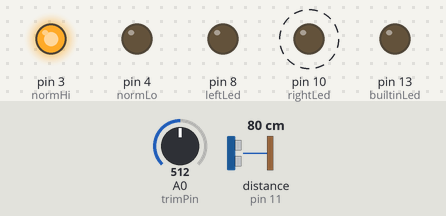
The sketch below on a simulated Arduino Nano, built with avr-gcc and run on an emulated ATmega328P. Shown: output pins drawn as LEDs (lit = HIGH). Wiring (inferred from the names in the program): range finder with pulse-width output: data pin 11. Dashed ring = blinking. Inputs (shaded band) come from the test bench; at power-on: A0 (trimPin) = 512, distance to the obstacle (sensor on pin 11) 80 cm. The echo pulse lasts 58.3 µs per cm.

Above: at 1.8 s.
1.9 s: A0 (trimPin) set to 483
At 2.9 s:
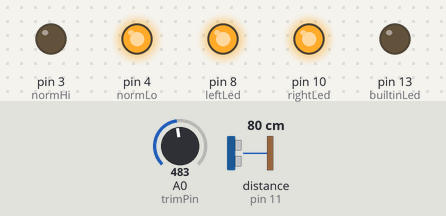
3.4 s: A0 (trimPin) set to 511
At 3.78 s:
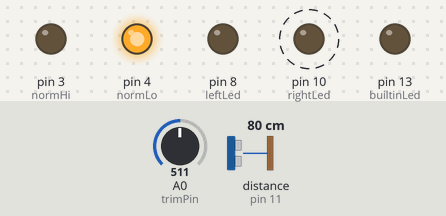
6.4 s: A0 (trimPin) set to 306
At 7.7 s:
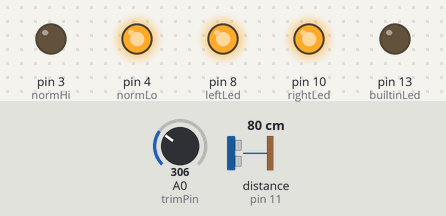
8.0 s: A0 (trimPin) set to 85
9.5 s: A0 (trimPin) set to 74
At 10.9 s:
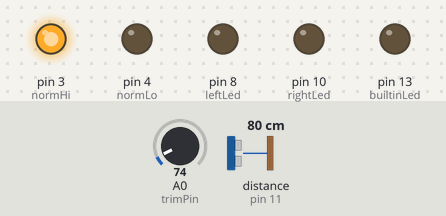
Timing chart, 0 to 12.0 s (numbered marks = the images above; inputs shaded):
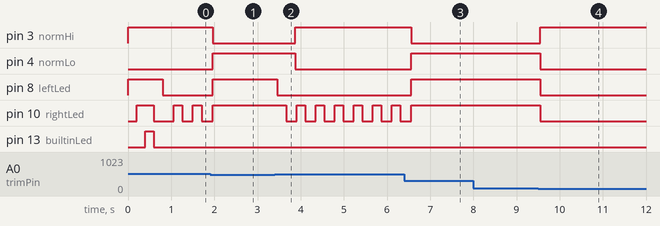

Measured:
- the behaviour switches between 501 and 500 on A0 (trimPin) (found by bisection; images 0 and 1)
- the behaviour switches between 81 and 80 on A0 (trimPin) (found by bisection; images 3 and 4)
- after the input at 1.9 s, pin 3 (normHi): HIGH → LOW after 0.06 s; pin 4 (normLo), pin 8 (leftLed): LOW → HIGH after 0.06 s; pin 10 (rightLed): goes on until 2.0 s, then stays HIGH
- after the input at 3.4 s, pin 3 (normHi): LOW → HIGH after 0.47 s; pin 4 (normLo): HIGH → LOW after 0.47 s; pin 8 (leftLed): HIGH → LOW after 0.06 s; pin 10 (rightLed): alternates HIGH for 0.20 s and LOW for 0.24 s, starting after 0.26 s
- after the input at 6.4 s, pin 3 (normHi): HIGH → LOW after 0.17 s; pin 4 (normLo), pin 8 (leftLed): LOW → HIGH after 0.17 s; pin 10 (rightLed): goes on until 6.6 s, then stays HIGH
- after the input at 8.0 s, every drawn part: stays the same
- after the input at 9.5 s, pin 3 (normHi): LOW → HIGH after 0.06 s; pin 4 (normLo), pin 8 (leftLed), pin 10 (rightLed): HIGH → LOW after 0.06 s

The sketch:

preSense13.ino
```cpp
//KOLO preSense 2.0
//Authors: Eduardo Gante + Alejandro Thacker
// Date: 15/01/2019
//Arduino Nano ATmega328P + MaxBotix MaxSonar EZ1 (MB1010)
// pin D11: PWM input from ultrasonic sensor PW(M) pin output
// pin D8: left LED outputh
// pin D10: right LED output
// pin A0: input from 50KOhm trimPot output
// pin D3: normally high output (to player)
// pin D4: normally low output (to player)

//constants
const int pwmPin = 11;//
const int leftLed = 8;//era 2
const int rightLed = 10;//era 4
const int builtinLed = 13;//
const int trimPin = 0;//era 7
const int normHi = 3;// era 10
const int normLo = 4;// era 8

const int leftLim = 10;
const int rightLim = 500;

//vars
long pulse, distance;
int triggerVal = 0;
int delTime = 33;//30 FPS (1000ms/33ms)
int rangeTime = 200;
bool leftOut = false;
bool rightOut = false;
bool inRange = true;

//WARNING: enabling developer mode will enable serial communication, output values through the USB port and change the FPS to 3
bool developer = false;

void setup() {
  startSerial();
  setPinModes();
  showAlive();
}

void loop() {
  checkRange();
  rangeIndicator();
  getDistance();
  printVals();
  setOutputs();

  delay(delTime);
}

void setOutputs() {
  if ((distance < triggerVal) && (inRange)) {
    setActive();

  }
  else
  {
    setNormal();
  }
}

void getDistance() {
  //triggerVal = 1024 - analogRead(trimPin);
  triggerVal = analogRead(trimPin);
  pulse = pulseIn(pwmPin, HIGH);
  distance = (pulse * 2.54) / 147;
}

void printVals() {

  if (developer) {
    Serial.println("Trigger value: ");
    Serial.print(triggerVal);
    Serial.println(" ");
    Serial.println("Detected value: ");
    Serial.print(distance);
    Serial.println(" ");
  } else {}
}

void startSerial() {
  if (developer) {
    Serial.begin(9600);
    delTime = 333;//3 FPS (1000ms/333ms)
  } else {}
}

void setPinModes() {
  pinMode(pwmPin, INPUT);
  pinMode(leftLed , OUTPUT);
  pinMode(rightLed , OUTPUT);
  pinMode(normHi , OUTPUT);
  pinMode(normLo , OUTPUT);
  pinMode(builtinLed , OUTPUT);
  setNormal();

}

void setNormal() {
  digitalWrite(normHi, HIGH);
  digitalWrite(normLo, LOW);

  digitalWrite(leftLed , LOW);
  digitalWrite(rightLed , LOW);
}

void setActive() {
  digitalWrite(normHi, LOW);
  digitalWrite(normLo, HIGH);

  digitalWrite(leftLed , HIGH);
  digitalWrite(rightLed , HIGH);
}

void checkRange() {
  if (triggerVal < leftLim) {
    leftOut = true;
    rightOut = false;
    inRange = false;
  } else if (triggerVal > rightLim) {
    leftOut = false;
    rightOut = true;
    inRange = false;
  } else {
    leftOut = false;
    rightOut = false;
    inRange = true;
  }
}

void rangeIndicator() {
  if (leftOut) {
    digitalWrite(leftLed , HIGH);
    digitalWrite(rightLed , LOW);
    delay(rangeTime);
    digitalWrite(leftLed , LOW);
    digitalWrite(rightLed , LOW);
    delay(rangeTime);
  } else if (rightOut) {
    digitalWrite(leftLed , LOW);
    digitalWrite(rightLed , HIGH);
    delay(rangeTime);
    digitalWrite(leftLed , LOW);
    digitalWrite(rightLed , LOW);
    delay(rangeTime);
  }
}

void showAlive() {
  digitalWrite(leftLed , HIGH);
  delay(rangeTime);
  digitalWrite(rightLed , HIGH);
  delay(rangeTime);
  digitalWrite(builtinLed , HIGH);
  delay(rangeTime);
  digitalWrite(leftLed , LOW);
  digitalWrite(rightLed , LOW);
  digitalWrite(builtinLed , LOW);
}
```
